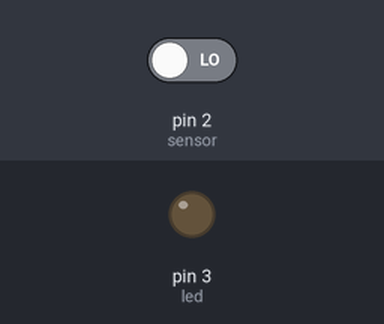
Recording of a sketch running on a simulated Arduino Uno, built with avr-gcc and run on an emulated ATmega328P. On the bench: output pins drawn as LEDs (lit = HIGH). Dashed ring = blinking. Inputs (shaded band) come from the test bench; at power-on: pin 2 (sensor) LOW.

Above: at 1.2 s.
1.3 s: pin 2 (sensor) driven HIGH
At 1.6 s:
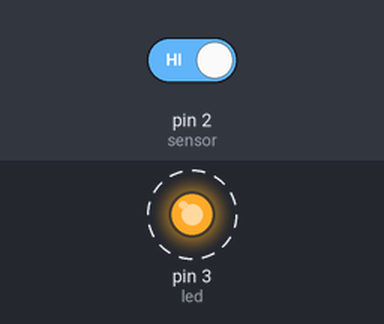
4.3 s: pin 2 (sensor) driven LOW
At 4.8 s:
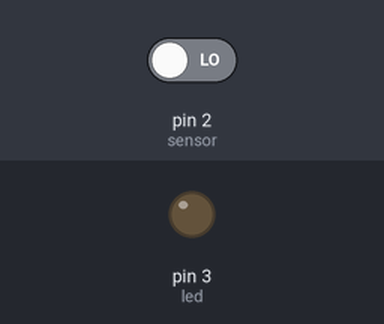
Timing chart, 0 to 7.3 s (numbered marks = the images above; inputs shaded):
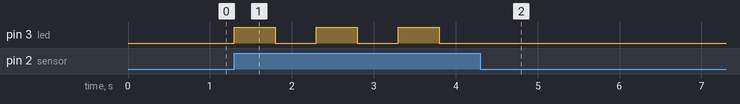

The sketch:

Sensor_de_som.ino
```cpp
int led = 3; // Definindo que o LED está na porta digital 3
int sensor = 2; // Definindo que o Sensor está na porta digital 2

int estadoSensor; // Variável que armazena o valor da leitura do sensor

void setup () { // inicia o void setup

pinMode(led, OUTPUT); // Define LED como saída
pinMode(sensor, INPUT); // Define Sensor como entrada

}

void loop () { // incia o void loop

  if (digitalRead(sensor) == HIGH){ // Se a leitura do Sensor for igual a HIGH (alto)

      estadoSensor = digitalRead(led); // Lê o estado atual do LED e armazena

    digitalWrite(led, !estadoSensor); // Muda o estado do LED, ou seja, o LED acende

      delay(500); // Tempo de 500 milissegundos
  }
}
```

Measured:
- after the input at 1.3 s, pin 3 (led): alternates HIGH for 0.50 s and LOW for 0.50 s, starting at once
- after the input at 4.3 s, pin 3 (led): stops changing and stays LOW
